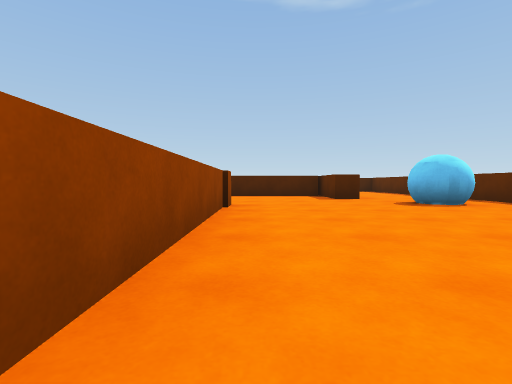
[1] (above)

16 first-person views from a walk through a Unity game level. The camera is 0.68 m above the floor, tilts 2° down and sees 85° across. The floor is counted in squares, 2 m on a side. Each view is taken from the middle of a square. On the plan, view 1 faces up. The plan holds only what a view shows up to about 9 squares ahead; the rest is blank. The player character is not drawn.

[2]
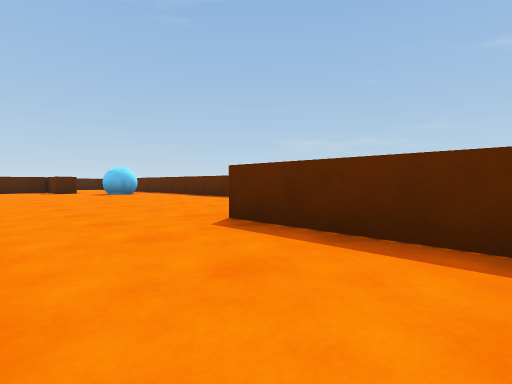

[3]
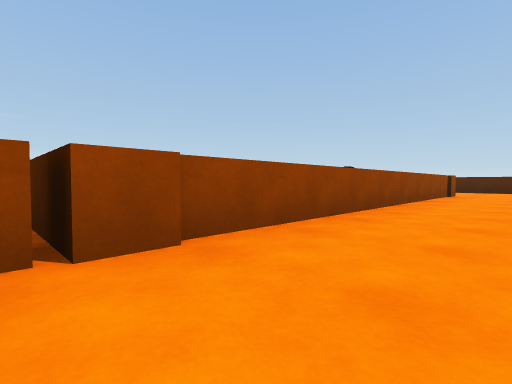

[4]
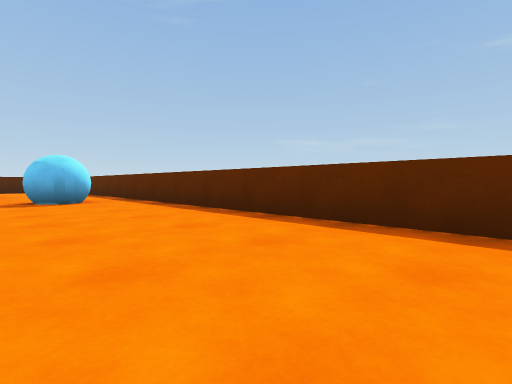

[5]
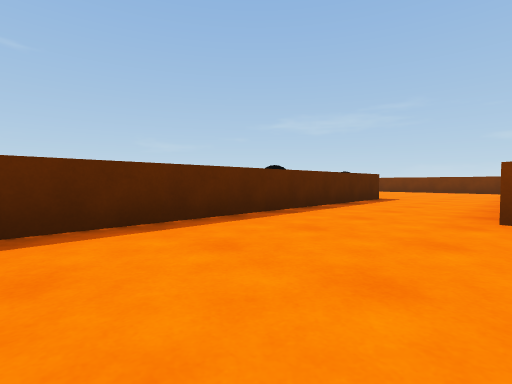

[6]
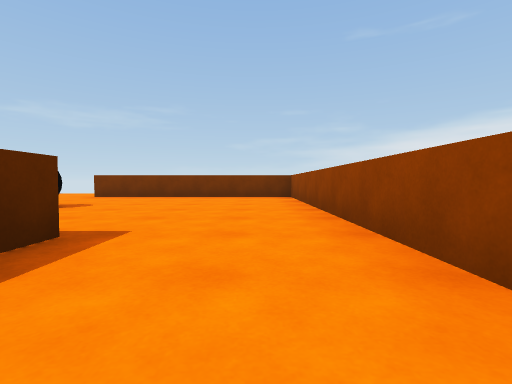

[7]
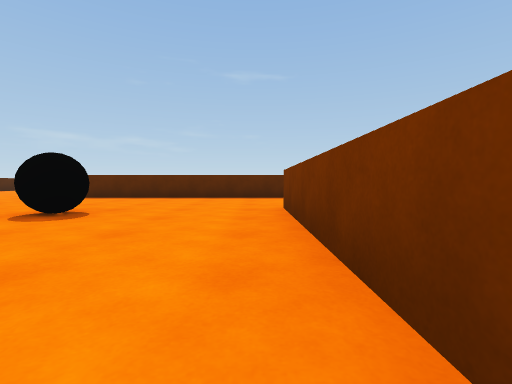

[8]
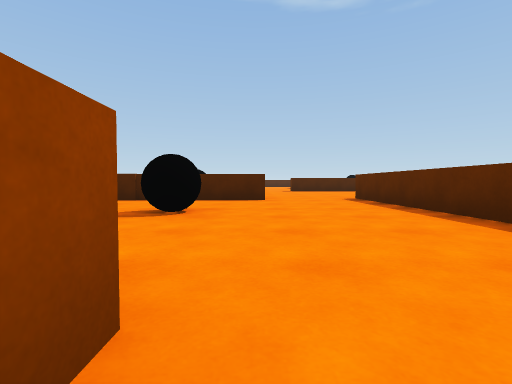

[9]
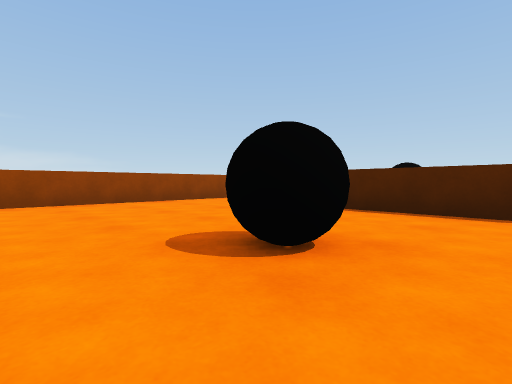

[10]
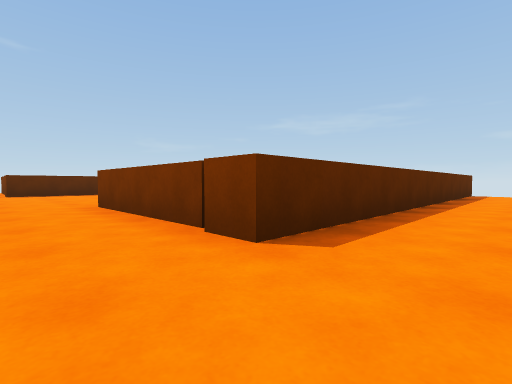

[11]
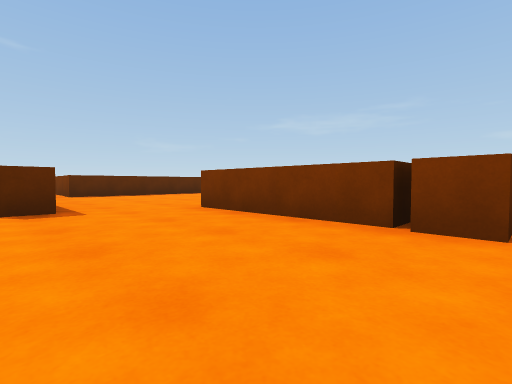

[12]
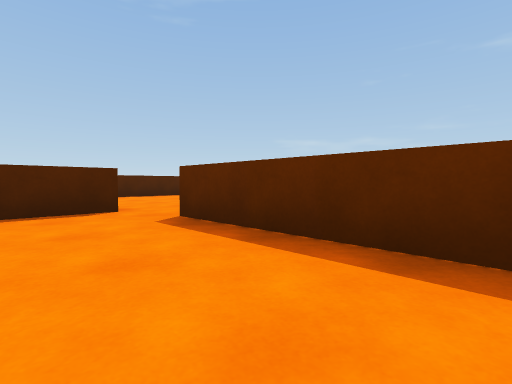

[13]
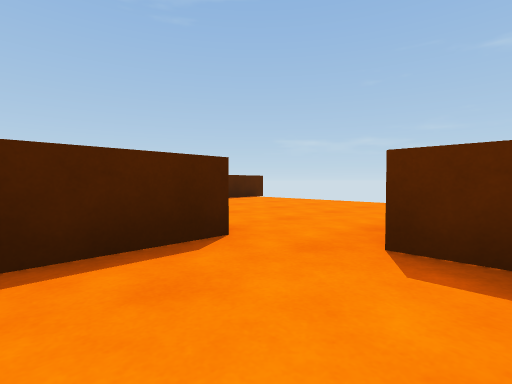

[14]
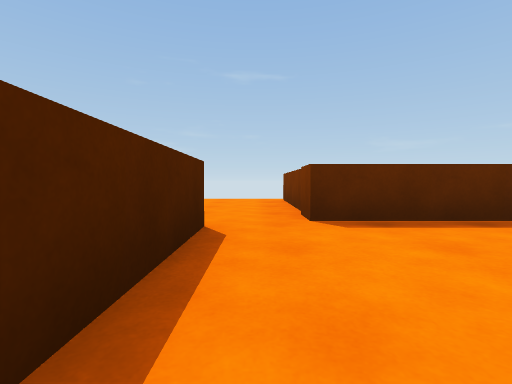

[15]
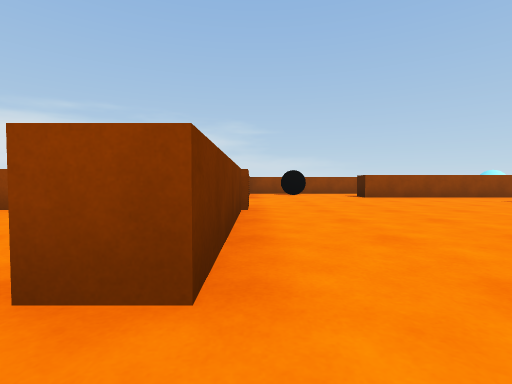

[16]
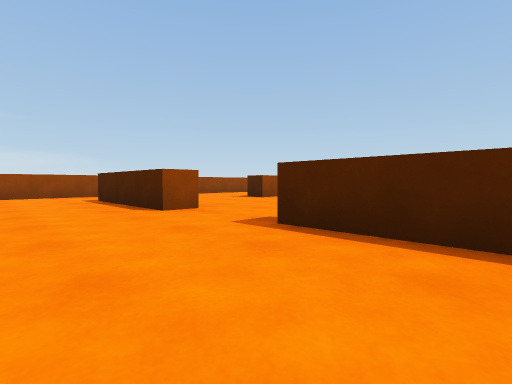

### Floor plan
Points are (right, up) in squares from view 1. A wall is a line through its corners. A room is listed if a view was taken in it or the views show most of it. See-through windows are left out.
Room 1 (views 1, 4, 5)
walls: (2.1, 5.7) (1.7, 5.7); (-0.4, 4.4) (-0.4, -0.5); (4.2, -1.5) (4.2, 9.1)
ways out: opening at (0.5, -1.5) to room 2; opening at (3, -1) to room 3; opening at (1.3, 6.7)
objects: ball (3, 4) to (3, 5)
Room 2 (views 2, 3)
walls: (-0.2, -3.7) (-1.6, -3.7); (1.7, -4) (1.7, -1.9); (-0.4, -0.5) (-0.4, -4)
ways out: opening at (0.5, -1.5) to room 1
Room 3 (views 6, 7, 9)
walls: (7.2, -4.7) (4.2, -4.7) (4.2, -1.5); (2.2, -3.8) (2.2, -9.4) (6.7, -9.4); (9.1, -9.4) (9.1, -4.2)
ways out: opening at (3, -1) to room 1; opening at (7.5, -10) to room 4; opening at (8, -5) to room 5
objects: other object (6, -7)
Room 4 (view 8)
walls: (6.7, -9.4) (6.7, -9.8); (9.1, -11.6) (9.1, -9.4)
ways out: opening at (7.5, -10) to room 3
Room 5 (views 10, 11, 16)
walls: (10.9, 1.1) (10.9, 0.6) (8.2, 0.6); (12.6, -2.6) (12.6, -2.1); (9.1, -4.2) (12.2, -4.2); (9.7, -4.6) (9.7, -4.1); (6.7, 0.6) (6.7, -1.6) (6.2, -1.6); (14, 0.8) (12.5, 0.8); (4.7, -1) (4.7, -4.2); (17.4, -3.5) (19.4, -3.5); (20, 0.8) (17.2, 0.8)
ways out: opening at (8, -5) to room 3; opening at (12.5, -3.5) to room 6; opening at (17.5, -2.5) to room 6; opening at (7.5, 1); opening at (11.5, 1)
objects: black ball (5, -3)
Room 6 (views 12, 13, 14, 15)
walls: (16.4, -7) (16.4, -3.5) (17.4, -3.5); (12.2, -4.2) (12.2, -4.8); (16.2, -2.6) (14.4, -2.6)
ways out: opening at (12.5, -3.5) to room 5; opening at (17.5, -2.5) to room 5

Positions as (right, up) in squares from view 1, and headings:
1: (0, 0), facing up
2: (0, -4), facing up-right
3: (1, -4), facing up-left
4: (2, -1), facing up-right
5: (2, 1), facing down-right
6: (3, -3), facing down
7: (3, -9), facing right
8: (7, -10), facing up
9: (7, -8), facing up-left
10: (8, -3), facing down-right
11: (9, -2), facing down-right
12: (15, -6), facing up-right
13: (15, -4), facing up-right
14: (14, -3), facing right
15: (13, -4), facing left
16: (14, -1), facing up-left
